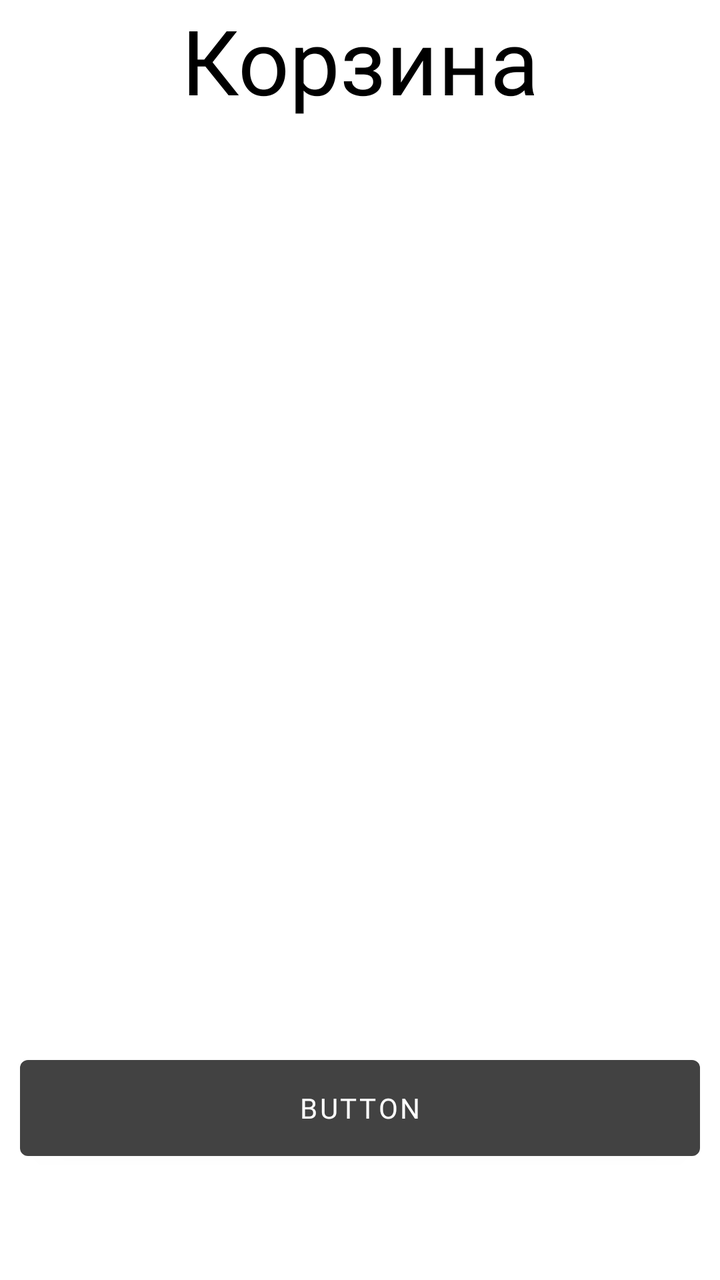
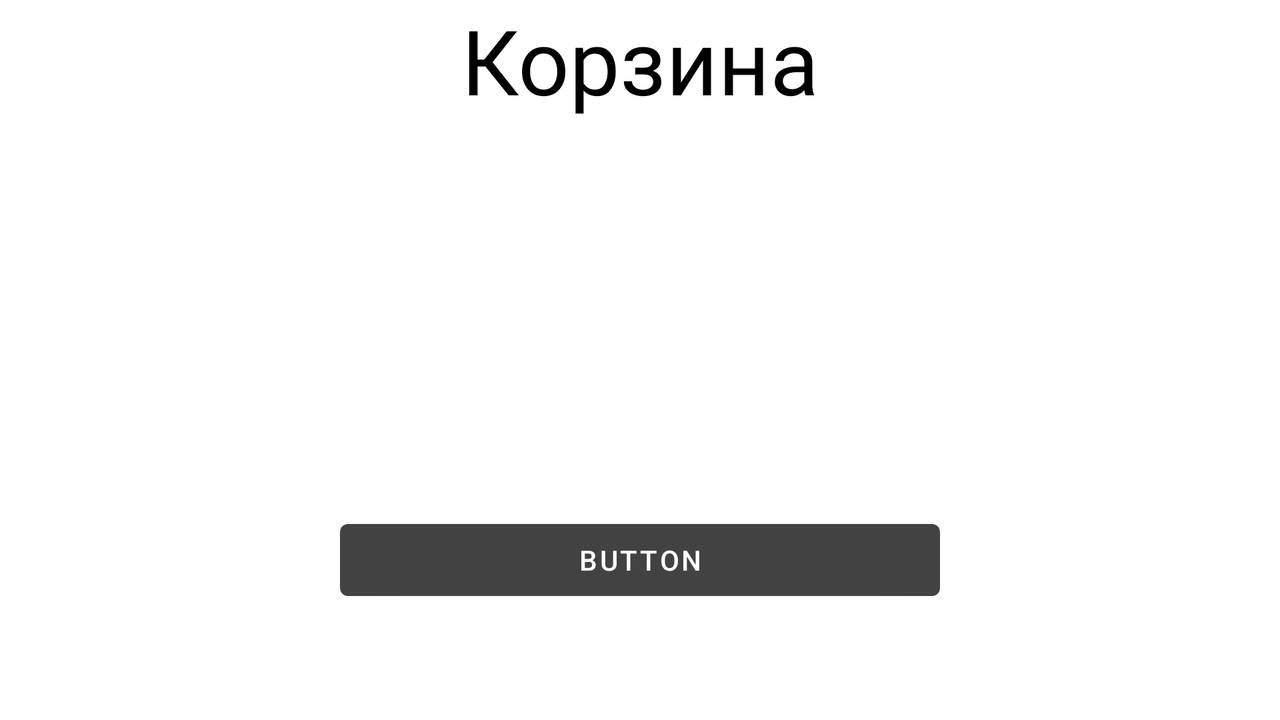

Two renders of one Android screen. The first uses the default layout on a phone; the second uses the alternative layout the repository ships for a different screen configuration, on a matching device. The two XML files are below.
<!-- AndroidManifest.xml: application theme Theme.Fragments -->
<!-- res/layout/fragment_basket.xml -->
<?xml version="1.0" encoding="utf-8"?>
<androidx.constraintlayout.widget.ConstraintLayout xmlns:android="http://schemas.android.com/apk/res/android"
    xmlns:app="http://schemas.android.com/apk/res-auto"
    xmlns:tools="http://schemas.android.com/tools"
    android:layout_width="match_parent"
    android:layout_height="match_parent"
    android:paddingBottom="?attr/actionBarSize">


    <TextView
        android:id="@+id/textBasket"
        android:layout_width="wrap_content"
        android:layout_height="wrap_content"
        android:text="Корзина"
        android:fontFamily="@font/montserrat_alternates_bold"
        android:textColor="@color/black"
        android:textSize="45sp"
        app:layout_constraintEnd_toEndOf="parent"
        app:layout_constraintStart_toStartOf="parent" />

    <ListView
        android:id="@+id/basket"
        android:layout_width="wrap_content"
        android:layout_height="wrap_content"
        android:paddingBottom="110dp"
        app:layout_constraintTop_toBottomOf="@+id/textBasket" />

    <Button
        android:id="@+id/buttonCreateOrder"
        android:layout_width="match_parent"
        android:layout_height="60dp"
        android:layout_marginStart="10dp"
        android:layout_marginTop="20dp"
        android:fontFamily="@font/montserrat_alternates"
        android:layout_marginEnd="10dp"
        android:text="Button"
        app:layout_constraintBottom_toBottomOf="parent"
        app:layout_constraintEnd_toEndOf="parent"
        app:layout_constraintStart_toStartOf="parent" />

</androidx.constraintlayout.widget.ConstraintLayout>
<!-- resources referenced by this layout -->
<resources>
  <color name="black">#FF000000</color>
  <style name="Theme.Fragments" parent="Theme.MaterialComponents.DayNight.NoActionBar">
          
          <item name="colorPrimary">@color/purple_500</item>
          <item name="colorPrimaryVariant">@color/purple_700</item>
          <item name="colorOnPrimary">@color/white</item>
          
          <item name="colorSecondary">@color/teal_200</item>
          <item name="colorSecondaryVariant">@color/teal_700</item>
          <item name="colorOnSecondary">@color/black</item>
          
          <item name="android:statusBarColor" tools:targetApi="l">?attr/colorPrimaryVariant</item>
          
      </style>
  <color name="purple_500">#424242</color>
  <color name="purple_700">#333333</color>
  <color name="white">#FFFFFFFF</color>
  <color name="teal_200">#FF03DAC5</color>
  <color name="teal_700">#FF018786</color>
</resources>
<!-- res/layout-land/fragment_basket.xml (the repository's variant of the layout above) -->
<!-- drawn on the phone turned sideways -->
<?xml version="1.0" encoding="utf-8"?>
<androidx.constraintlayout.widget.ConstraintLayout xmlns:android="http://schemas.android.com/apk/res/android"
    xmlns:app="http://schemas.android.com/apk/res-auto"
    xmlns:tools="http://schemas.android.com/tools"
    android:layout_width="match_parent"
    android:layout_height="match_parent"
    tools:context=".ui.basket.BasketFragment"
    android:paddingBottom="?attr/actionBarSize">


    <TextView
        android:id="@+id/textBasket"
        android:layout_width="wrap_content"
        android:layout_height="wrap_content"
        android:fontFamily="@font/montserrat_alternates_bold"
        android:text="Корзина"
        android:textColor="@color/black"
        android:textSize="45sp"
        app:layout_constraintEnd_toEndOf="parent"
        app:layout_constraintStart_toStartOf="parent"
        app:layout_constraintTop_toTopOf="parent" />

    <ListView
        android:id="@+id/basket"
        android:layout_width="wrap_content"
        android:layout_height="wrap_content"
        android:paddingBottom="110dp"
        app:layout_constraintTop_toBottomOf="@+id/textBasket">

    </ListView>


    <Button
        android:id="@+id/buttonCreateOrder"
        android:layout_width="300dp"
        android:layout_height="wrap_content"
        android:text="Button"
        app:layout_constraintBottom_toBottomOf="parent"
        app:layout_constraintEnd_toEndOf="parent"
        app:layout_constraintStart_toStartOf="parent" />

</androidx.constraintlayout.widget.ConstraintLayout>
